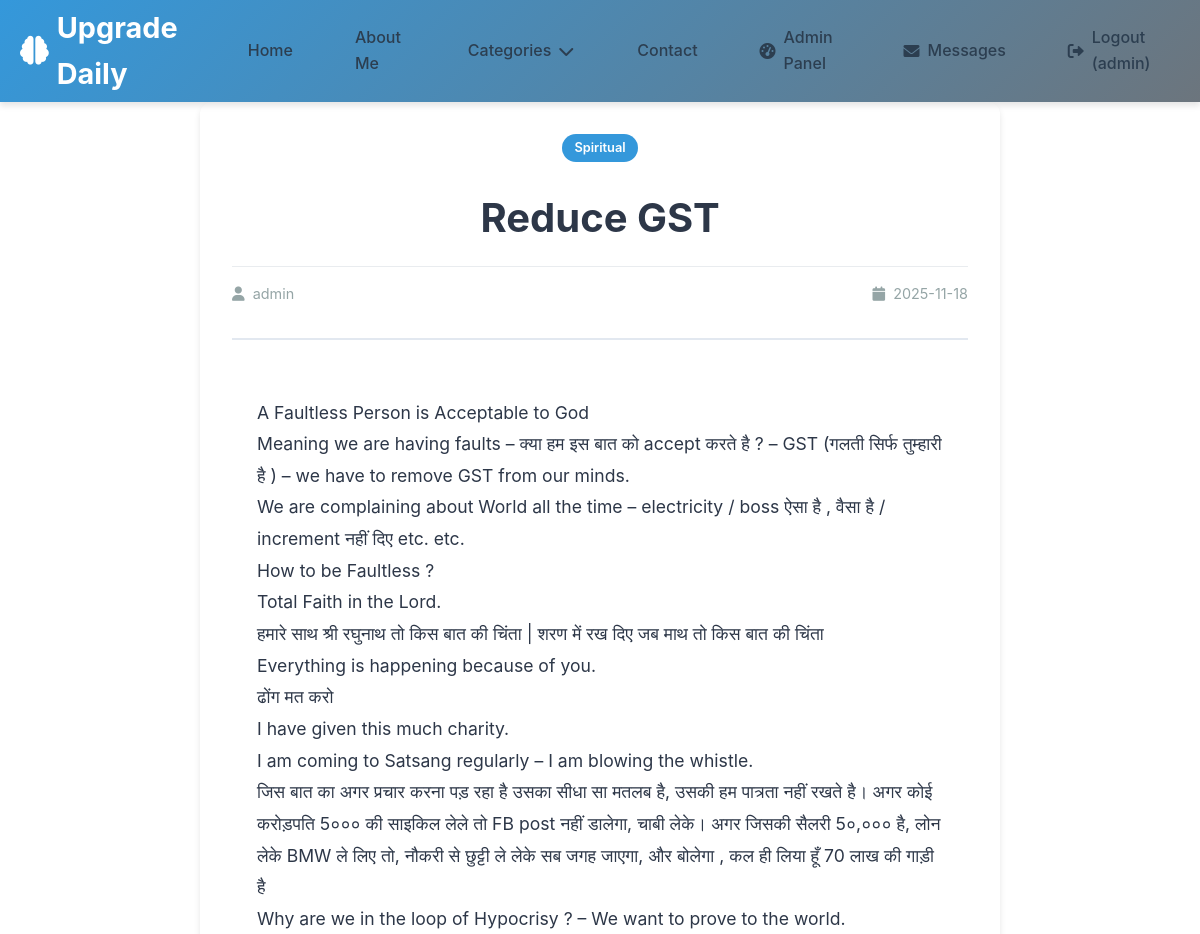
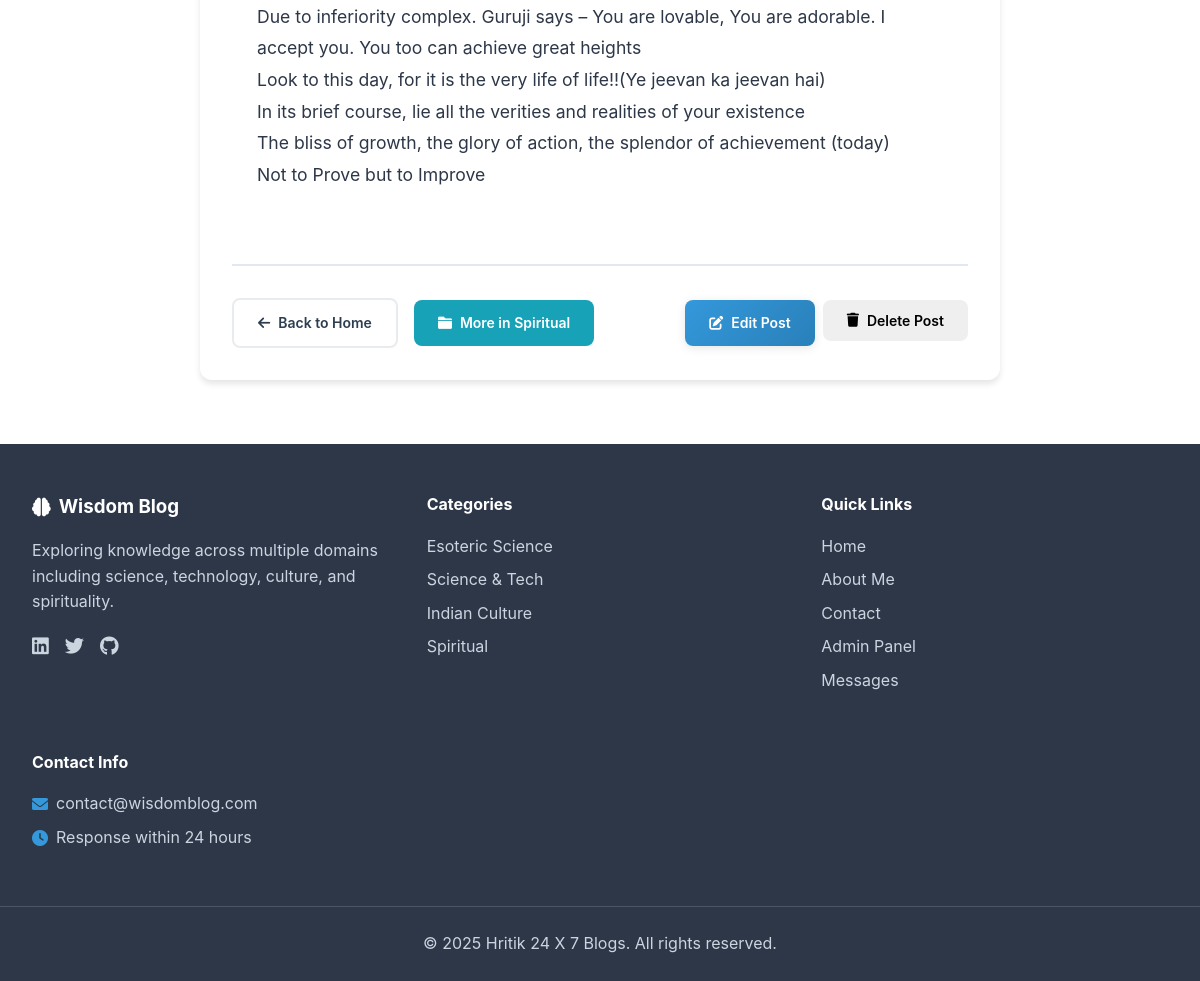
Page /post/2 (signed in) on the committed database (2 pictures, top to bottom).
### tables this page shows
CREATE TABLE users
                 (id INTEGER PRIMARY KEY AUTOINCREMENT,
                  username TEXT UNIQUE NOT NULL,
                  email TEXT UNIQUE NOT NULL,
                  password TEXT NOT NULL,
                  is_admin BOOLEAN DEFAULT FALSE,
                  created_at TIMESTAMP DEFAULT CURRENT_TIMESTAMP);

CREATE TABLE posts
                 (id INTEGER PRIMARY KEY AUTOINCREMENT,
                  title TEXT NOT NULL,
                  content TEXT NOT NULL,
                  category TEXT NOT NULL,
                  image_path TEXT,
                  author_id INTEGER,
                  created_at TIMESTAMP DEFAULT CURRENT_TIMESTAMP,
                  FOREIGN KEY (author_id) REFERENCES users (id));

### app.py (the view)
    def decorated_function(*args, **kwargs):
        if 'user_id' not in session:
            flash('Please log in to access this page.', 'error')
            return redirect(url_for('login'))
        return f(*args, **kwargs)

### app.py (called while the page is built)
def get_db_connection():
    conn = sqlite3.connect('blog.db')
    conn.row_factory = sqlite3.Row
    return conn

def login_required(f):
    def decorated_function(*args, **kwargs):
        if 'user_id' not in session:
            flash('Please log in to access this page.', 'error')
            return redirect(url_for('login'))
        return f(*args, **kwargs)
    decorated_function.__name__ = f.__name__
    return decorated_function

def get_unread_message_count():
    conn = get_db_connection()
    count = conn.execute('SELECT COUNT(*) as count FROM messages WHERE is_read = 0').fetchone()['count']
    conn.close()
    return count

@app.context_processor
def inject_unread_count():
    if session.get('is_admin'):
        return {'unread_count': get_unread_message_count()}
    return {'unread_count': 0}

@app.context_processor
def utility_processor():
    return dict(
        get_image_url=get_image_url,
        format_date=format_date
    )

@app.route('/post/<int:post_id>')
@login_required
def view_post(post_id):
    conn = get_db_connection()
    post = conn.execute('''
        SELECT p.*, u.username
        FROM posts p
        JOIN users u ON p.author_id = u.id
        WHERE p.id = ?
    ''', (post_id,)).fetchone()
    conn.close()
    if not post:
        flash('Post not found!', 'error')
        return redirect(url_for('index'))
    return render_template('post.html', post=post)

### templates/post.html (shortened to what this page needs)
{% extends "base.html" %}
{% block content %}
<article class="post-full">
    <header class="post-header">
        <span class="post-category">{{ post['category'] }}</span>
        <h1>{{ post['title'] }}</h1>
        <div class="post-meta">
            <span><i class="fas fa-user"></i> {{ post['username'] }}</span>
            <span><i class="fas fa-calendar"></i> {{ post['created_at'][:10] }}</span>
        </div>
    </header>
    <div class="post-content">
        {{ post['content']|replace('\n', '<br>')|safe }}
    </div>
    <div class="post-actions">
        <a href="{{ url_for('index') }}" class="btn btn-secondary">
            <i class="fas fa-arrow-left"></i> Back to Home
        </a>
        <a href="{{ url_for('category_posts', category_name=post['category']) }}" class="btn btn-info">
            <i class="fas fa-folder"></i> More in {{ post['category'] }}
        </a>
        {% if session.is_admin %}
        <div class="admin-actions">
            <a href="{{ url_for('edit_post', post_id=post['id']) }}" class="btn btn-primary">
                <i class="fas fa-edit"></i> Edit Post
            </a>
            <form action="{{ url_for('delete_post', post_id=post['id']) }}" method="POST" class="delete-form">
                <button type="submit" class="btn btn-danger"
                        onclick="return confirm('Are you sure you want to delete this post? This action cannot be undone.')">
                    <i class="fas fa-trash"></i> Delete Post
                </button>
            </form>
        </div>
        {% endif %}
    </div>
</article>
{% endblock %}

### templates/base.html (shortened to what this page needs)
<!DOCTYPE html>
<html lang="en">
<head>
    <link rel="stylesheet" href="{{ url_for('static', filename='style.css') }}">
    <link href="https://cdnjs.cloudflare.com/ajax/libs/font-awesome/6.0.0/css/all.min.css" rel="stylesheet">
</head>
<body>
    <nav class="navbar">
        <div class="nav-container">
            <a href="{{ url_for('index') }}" class="nav-logo">
                <i class="fas fa-brain"></i> Upgrade Daily
            </a>
            <div class="nav-menu">
                <a href="{{ url_for('index') }}" class="nav-link">Home</a>
                <a href="{{ url_for('about') }}" class="nav-link">About Me</a>
                <div class="dropdown">
                    <a href="#" class="nav-link">Categories <i class="fas fa-chevron-down"></i></a>
                </div>
                <a href="{{ url_for('contact') }}" class="nav-link">Contact</a>
                {% if session.user_id %}
                    {% if session.is_admin %}
                        <a href="{{ url_for('admin_dashboard') }}" class="nav-link admin-btn">
                            <i class="fas fa-tachometer-alt"></i> Admin Panel
                        </a>
                        <a href="{{ url_for('view_messages') }}" class="nav-link messages-btn">
                            <i class="fas fa-envelope"></i> Messages
                        </a>
                    {% endif %}
                    <a href="{{ url_for('logout') }}" class="nav-link logout-btn">
                        <i class="fas fa-sign-out-alt"></i> Logout ({{ session.username }})
                    </a>
                {% endif %}
            </div>
        </div>
    </nav>
    <main class="main-content">
        {% block content %}{% endblock %}
    </main>
    <footer class="footer">
        <div class="footer-container">
            <div class="footer-section">
                <h3><i class="fas fa-brain"></i> Wisdom Blog</h3>
                <p>Exploring knowledge across multiple domains including science, technology, culture, and spirituality.</p>
                <div class="social-links">
                    <a href="https://www.linkedin.com/in/hrjain365/" target="_blank" title="LinkedIn">
                        <i class="fab fa-linkedin"></i>
                    </a>
                    <a href="#" target="_blank" title="Twitter">
                        <i class="fab fa-twitter"></i>
                    </a>
                    <a href="#" target="_blank" title="GitHub">
                        <i class="fab fa-github"></i>
                    </a>
                </div>
            </div>
            <div class="footer-section">
                <h4>Categories</h4>
                <a href="{{ url_for('category_posts', category_name='Esoteric Science') }}">Esoteric Science</a>
                <a href="{{ url_for('category_posts', category_name='Science and Tech') }}">Science & Tech</a>
                <a href="{{ url_for('category_posts', category_name='Indian Culture') }}">Indian Culture</a>
                <a href="{{ url_for('category_posts', category_name='Spiritual') }}">Spiritual</a>
            </div>
            <div class="footer-section">
                <h4>Quick Links</h4>
                <a href="{{ url_for('index') }}">Home</a>
                <a href="{{ url_for('about') }}">About Me</a>
                <a href="{{ url_for('contact') }}">Contact</a>
                {% if session.is_admin %}
                <a href="{{ url_for('admin_dashboard') }}">Admin Panel</a>
                <a href="{{ url_for('view_messages') }}">Messages</a>
                {% endif %}
            </div>
            <div class="footer-section">
                <h4>Contact Info</h4>
                <p><i class="fas fa-envelope"></i> contact@wisdomblog.com</p>
                <p><i class="fas fa-clock"></i> Response within 24 hours</p>
            </div>
        </div>
        <div class="footer-bottom">
            <p>&copy; 2025 Hritik 24 X 7 Blogs. All rights reserved.</p>
        </div>
    </footer>
</body>
</html>

### templates/post.html (style rules this page uses)
.admin-actions { display: flex; gap: 0.5rem; margin-left: auto; }
.delete-form { margin: 0; }
.post-actions { display: flex; gap: 1rem; flex-wrap: wrap; align-items: center; }

### rows in the picture
users: username "admin"
posts: category "Spiritual", title "Reduce GST", created_at "2025-11-18", content "A Faultless Person is Acceptable to God Meaning we are having faults – क्या हम इस बात को accept करते है ? – GST (गलती सिर्फ तुम्हारी है ) – we have to remove GST from our minds. We are complaining about World all the time – electricity / boss ऐसा है , वैसा है / increment नहीं दिए etc. etc. How to be Faultless ? Total Faith in the Lord. हमारे साथ श्री रघुनाथ तो किस बात की चिंता | शरण में रख दिए जब माथ तो किस बात की चिंता Everything is happening because of you. ढोंग मत करो I have given this much charity. I am coming to Satsang regularly – I am blowing the whistle. जिस बात का अगर प्रचार करना पड़ रहा है उसका सीधा सा मतलब है, उसकी हम पात्रता नहीं रखते है। अगर कोई करोड़पति 5००० की साइकिल लेले तो…"
